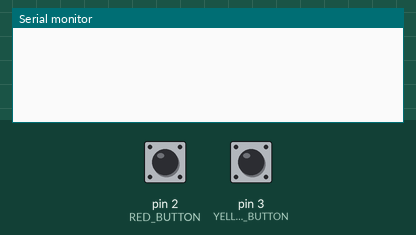
Bench run of a sketch on a simulated Arduino Uno, built with avr-gcc and run on an emulated ATmega328P. Shown: the last lines printed to the serial monitor. Inputs (shaded band) come from the test bench; at power-on: pin 2 (RED_BUTTON) HIGH, pin 3 (YELLOW_BUTTON) HIGH.

Above: at 1.2 s.
1.3 s: pin 2 (RED_BUTTON) pulled LOW for 0.15 s
At 2.2 s:
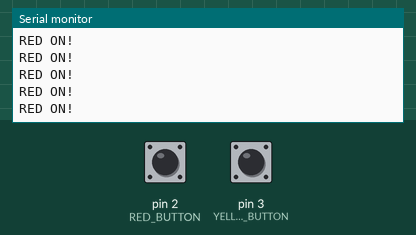
2.9 s: pin 3 (YELLOW_BUTTON) pulled LOW for 0.15 s
At 4.2 s:
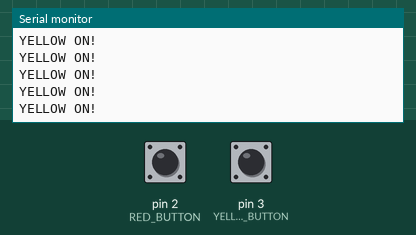
4.5 s: pin 2 (RED_BUTTON) driven LOW and pin 3 (YELLOW_BUTTON) driven LOW
At 5.0 s:
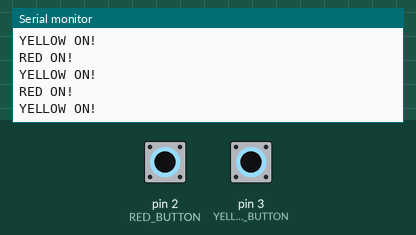

Measured:
- after the input at 1.3 s, the serial monitor: prints a new line at once (image 1)
- after the input at 2.9 s, the serial monitor: prints a new line at once (image 2)

The sketch:

Button_Test.ino
```cpp
#include <SPI.h>
#include <AccelStepper.h>

const int RED_BUTTON = 2; //downshift button
const int YELLOW_BUTTON = 3; //upshift button
volatile int YELLOW_STATE = LOW;

void setup() {
  pinMode(RED_BUTTON,INPUT_PULLUP);
  pinMode(YELLOW_BUTTON,INPUT_PULLUP);
  Serial.begin(9600);
}

void loop() {
  if(digitalRead(RED_BUTTON)==LOW){
    Serial.println("RED ON!");
  }
  if(digitalRead(YELLOW_BUTTON)==LOW){
    Serial.println("YELLOW ON!");
  }
}
```
